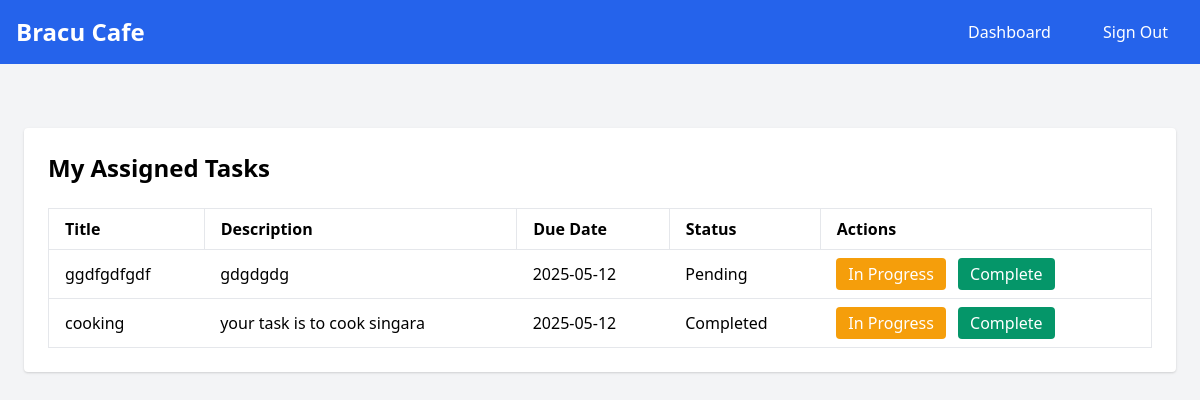
Screenshot of /staff_dashboard (signed in) with the database file from the repository.
### app/models/models.py (models this page shows)
class Task(db.Model):
    id = db.Column(db.Integer, primary_key=True)
    title = db.Column(db.String(100), nullable=False)
    description = db.Column(db.Text)
    assigned_to = db.Column(db.Integer, db.ForeignKey('staff.id'), nullable=False)
    due_date = db.Column(db.DateTime)
    status = db.Column(db.String(20), default='pending')
    created_at = db.Column(db.DateTime, default=datetime.utcnow)
    staff = db.relationship('Staff', backref='tasks')

### app/controllers/routes.py (the view, shortened to what this page needs)
@routes_bp.route('/staff_dashboard', methods=['GET', 'POST'])
def staff_dashboard():
    if 'staff_id' not in session:
        flash("Please log in first.", "warning")
        return redirect(url_for('routes.signin'))
    staff_id = session['staff_id']
    tasks = Task.query.filter_by(assigned_to=staff_id).order_by(Task.due_date).all()
    return render_template('staff_dashboard.html', tasks=tasks)

### app/templates/staff_dashboard.html (shortened to what this page needs)
{% extends "base.html" %}
{% block content %}
<div class="max-w-6xl mx-auto mt-8 bg-white p-6 rounded shadow">
    <h2 class="text-2xl font-bold mb-6">My Assigned Tasks</h2>
    {% if tasks %}
    <table class="min-w-full text-left border">
        <thead>
            <tr>
                <th class="px-4 py-2 border">Title</th>
                <th class="px-4 py-2 border">Description</th>
                <th class="px-4 py-2 border">Due Date</th>
                <th class="px-4 py-2 border">Status</th>
                <th class="px-4 py-2 border">Actions</th>
            </tr>
        </thead>
        <tbody>
            {% for task in tasks %}
            <tr class="border-t">
                <td class="px-4 py-2">{{ task.title }}</td>
                <td class="px-4 py-2">{{ task.description }}</td>
                <td class="px-4 py-2">{{ task.due_date.strftime('%Y-%m-%d') if task.due_date else 'N/A' }}</td>
                <td class="px-4 py-2 capitalize">{{ task.status }}</td>
                <td class="px-4 py-2">
                    <form method="POST" class="inline">
                        <button class="bg-yellow-500 hover:bg-yellow-600 text-white px-3 py-1 rounded">In Progress</button>
                    </form>
                    <form method="POST" class="inline ml-2">
                        <button class="bg-green-600 hover:bg-green-700 text-white px-3 py-1 rounded">Complete</button>
                    </form>
                </td>
            </tr>
            {% endfor %}
        </tbody>
    </table>
    {% else %}
    <p>No tasks assigned.</p>
    {% endif %}
</div>
{% endblock %}

### rows the page displays
Task: title "ggdfgdfgdf", description "gdgdgdg", due_date "2025-05-12", status "Pending"
Task: title "cooking", description "your task is to cook singara", due_date "2025-05-12", status "Completed"
